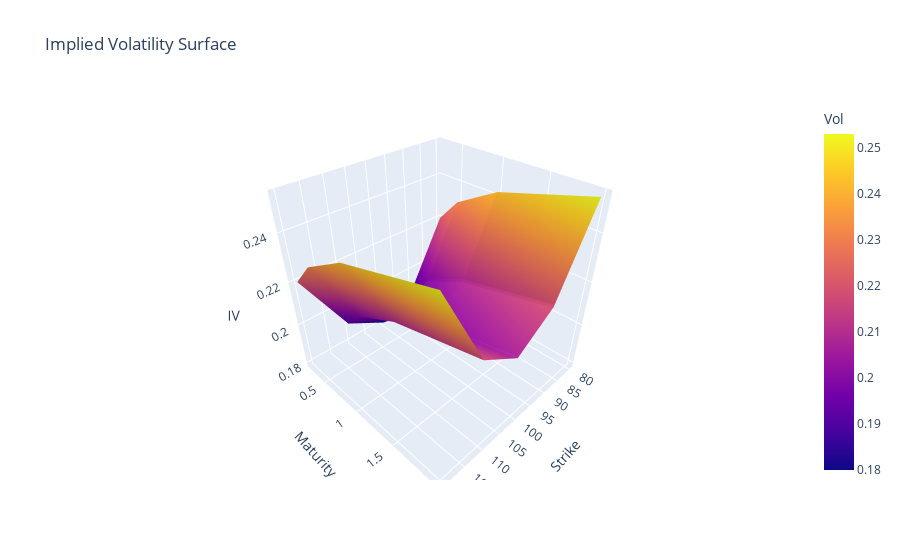

Notebook cell for this chart:
### Code cell
KK, TT = np.meshgrid(K, T)

fig = go.Figure(data=[go.Surface(
    x=KK,   # Strike axis
    y=TT,   # Maturity axis
    z=IV_grid, # Vol matrix
    colorbar=dict(title="Vol")
)])

fig.update_layout(
    title="Implied Volatility Surface",
    scene=dict(
        xaxis_title="Strike",
        yaxis_title="Maturity",
        zaxis_title="IV"
    )
)
fig.show()

### Figure 1 — Plotly figure (JSON) as saved in the notebook; plotly's stock layout.template omitted (floating-point values rounded to 4 significant figures)
{"data": [{"colorbar": {"title": {"text": "Vol"}}, "type": "surface", "x": [[80, 90, 100, 110, 120], [80, 90, 100, 110, 120], [80, 90, 100, 110, 120], [80, 90, 100, 110, 120]], "y": [[0.25, 0.25, 0.25, 0.25, 0.25], [0.5, 0.5, 0.5, 0.5, 0.5], [1.0, 1.0, 1.0, 1.0, 1.0], [2.0, 2.0, 2.0, 2.0, 2.0]], "z": [[0.22, 0.19, 0.18, 0.19, 0.22], [0.231, 0.1995, 0.189, 0.1995, 0.231], [0.242, 0.209, 0.198, 0.209, 0.242], [0.253, 0.2185, 0.207, 0.2185, 0.253]]}], "layout": {"scene": {"xaxis": {"title": {"text": "Strike"}}, "yaxis": {"title": {"text": "Maturity"}}, "zaxis": {"title": {"text": "IV"}}}, "title": {"text": "Implied Volatility Surface"}}}
